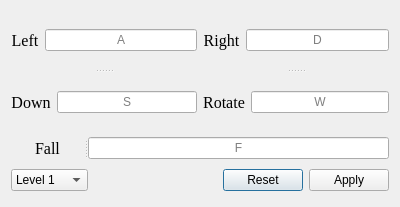
<?xml version="1.0" encoding="UTF-8"?>
<ui version="4.0">
 <class>Dialog</class>
 <widget class="QDialog" name="Dialog">
  <property name="geometry">
   <rect>
    <x>0</x>
    <y>0</y>
    <width>400</width>
    <height>207</height>
   </rect>
  </property>
  <property name="windowTitle">
   <string>Settings</string>
  </property>
  <layout class="QVBoxLayout" name="verticalLayout">
   <item>
    <layout class="QHBoxLayout" name="horizontalLayout_5">
     <item>
      <widget class="QSplitter" name="splitter">
       <property name="orientation">
        <enum>Qt::Vertical</enum>
       </property>
       <widget class="QWidget" name="layoutWidget">
        <layout class="QHBoxLayout" name="horizontalLayout_3">
         <item>
          <widget class="QLabel" name="label_6">
           <property name="font">
            <font>
             <family>Times New Roman</family>
             <pointsize>12</pointsize>
            </font>
           </property>
           <property name="text">
            <string>Left</string>
           </property>
           <property name="alignment">
            <set>Qt::AlignCenter</set>
           </property>
          </widget>
         </item>
         <item>
          <widget class="QLineEdit" name="lineEdit_5">
           <property name="alignment">
            <set>Qt::AlignCenter</set>
           </property>
           <property name="placeholderText">
            <string>A</string>
           </property>
          </widget>
         </item>
        </layout>
       </widget>
       <widget class="QWidget" name="layoutWidget">
        <layout class="QHBoxLayout" name="horizontalLayout_4">
         <item>
          <widget class="QLabel" name="label_7">
           <property name="font">
            <font>
             <family>Times New Roman</family>
             <pointsize>12</pointsize>
            </font>
           </property>
           <property name="text">
            <string>Down</string>
           </property>
           <property name="alignment">
            <set>Qt::AlignCenter</set>
           </property>
          </widget>
         </item>
         <item>
          <widget class="QLineEdit" name="lineEdit_6">
           <property name="text">
            <string/>
           </property>
           <property name="alignment">
            <set>Qt::AlignCenter</set>
           </property>
           <property name="placeholderText">
            <string>S</string>
           </property>
          </widget>
         </item>
        </layout>
       </widget>
      </widget>
     </item>
     <item>
      <widget class="QSplitter" name="splitter_2">
       <property name="orientation">
        <enum>Qt::Vertical</enum>
       </property>
       <widget class="QWidget" name="layoutWidget">
        <layout class="QHBoxLayout" name="horizontalLayout">
         <item>
          <widget class="QLabel" name="label_5">
           <property name="font">
            <font>
             <family>Times New Roman</family>
             <pointsize>12</pointsize>
            </font>
           </property>
           <property name="text">
            <string>Right</string>
           </property>
           <property name="alignment">
            <set>Qt::AlignCenter</set>
           </property>
          </widget>
         </item>
         <item>
          <widget class="QLineEdit" name="lineEdit_3">
           <property name="alignment">
            <set>Qt::AlignCenter</set>
           </property>
           <property name="placeholderText">
            <string>D</string>
           </property>
          </widget>
         </item>
        </layout>
       </widget>
       <widget class="QWidget" name="layoutWidget">
        <layout class="QHBoxLayout" name="horizontalLayout_2">
         <item>
          <widget class="QLabel" name="label_4">
           <property name="font">
            <font>
             <family>Times New Roman</family>
             <pointsize>12</pointsize>
            </font>
           </property>
           <property name="text">
            <string>Rotate</string>
           </property>
           <property name="alignment">
            <set>Qt::AlignCenter</set>
           </property>
          </widget>
         </item>
         <item>
          <widget class="QLineEdit" name="lineEdit_4">
           <property name="alignment">
            <set>Qt::AlignCenter</set>
           </property>
           <property name="placeholderText">
            <string>W</string>
           </property>
          </widget>
         </item>
        </layout>
       </widget>
      </widget>
     </item>
    </layout>
   </item>
   <item>
    <widget class="QSplitter" name="splitter_3">
     <property name="orientation">
      <enum>Qt::Horizontal</enum>
     </property>
     <widget class="QLabel" name="label_8">
      <property name="font">
       <font>
        <family>Times New Roman</family>
        <pointsize>12</pointsize>
       </font>
      </property>
      <property name="text">
       <string>Fall</string>
      </property>
      <property name="alignment">
       <set>Qt::AlignCenter</set>
      </property>
     </widget>
     <widget class="QLineEdit" name="lineEdit_7">
      <property name="alignment">
       <set>Qt::AlignCenter</set>
      </property>
      <property name="placeholderText">
       <string>F</string>
      </property>
     </widget>
    </widget>
   </item>
   <item>
    <layout class="QHBoxLayout" name="bottom">
     <property name="spacing">
      <number>6</number>
     </property>
     <property name="leftMargin">
      <number>0</number>
     </property>
     <property name="topMargin">
      <number>0</number>
     </property>
     <property name="rightMargin">
      <number>0</number>
     </property>
     <property name="bottomMargin">
      <number>0</number>
     </property>
     <item>
      <widget class="QComboBox" name="comboBox">
       <item>
        <property name="text">
         <string>Level 1</string>
        </property>
       </item>
       <item>
        <property name="text">
         <string>Level 2</string>
        </property>
       </item>
       <item>
        <property name="text">
         <string>Level 3</string>
        </property>
       </item>
       <item>
        <property name="text">
         <string>Level 4</string>
        </property>
       </item>
       <item>
        <property name="text">
         <string>Level 5</string>
        </property>
       </item>
       <item>
        <property name="text">
         <string>Level 6</string>
        </property>
       </item>
       <item>
        <property name="text">
         <string>Level 7</string>
        </property>
       </item>
       <item>
        <property name="text">
         <string>Level 8</string>
        </property>
       </item>
       <item>
        <property name="text">
         <string>Level 9</string>
        </property>
       </item>
       <item>
        <property name="text">
         <string>Level 10</string>
        </property>
       </item>
      </widget>
     </item>
     <item>
      <spacer name="space">
       <property name="orientation">
        <enum>Qt::Horizontal</enum>
       </property>
       <property name="sizeHint" stdset="0">
        <size>
         <width>131</width>
         <height>31</height>
        </size>
       </property>
      </spacer>
     </item>
     <item>
      <widget class="QPushButton" name="resetButton">
       <property name="text">
        <string>Reset</string>
       </property>
      </widget>
     </item>
     <item>
      <widget class="QPushButton" name="applyButton">
       <property name="text">
        <string>Apply</string>
       </property>
      </widget>
     </item>
    </layout>
   </item>
  </layout>
 </widget>
 <resources/>
 <connections>
  <connection>
   <sender>applyButton</sender>
   <signal>clicked()</signal>
   <receiver>Dialog</receiver>
   <slot>accept()</slot>
   <hints>
    <hint type="sourcelabel">
     <x>361</x>
     <y>277</y>
    </hint>
    <hint type="destinationlabel">
     <x>374</x>
     <y>292</y>
    </hint>
   </hints>
  </connection>
 </connections>
 <slots>
  <slot>customSetting()</slot>
 </slots>
</ui>
